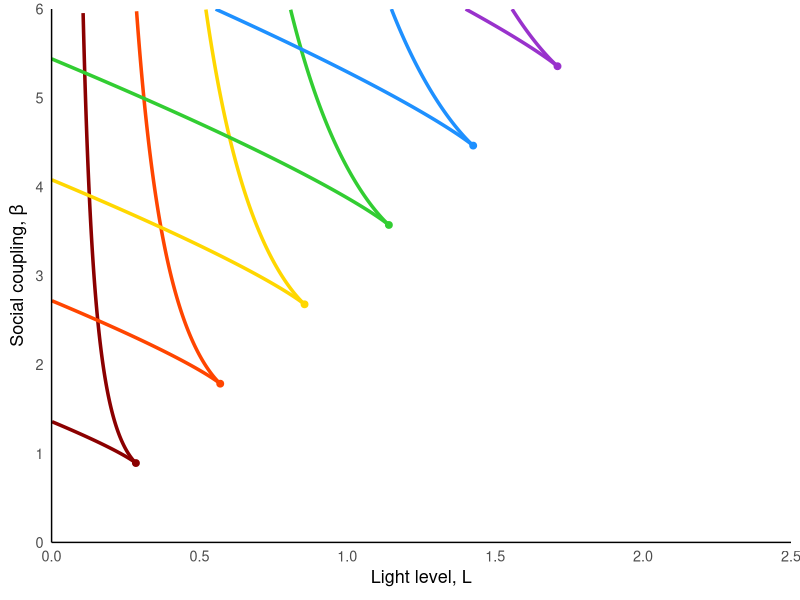
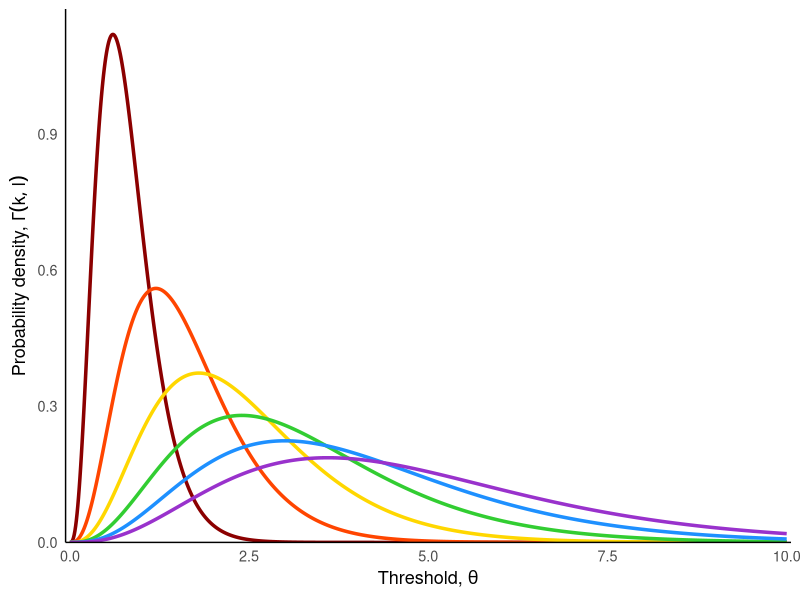
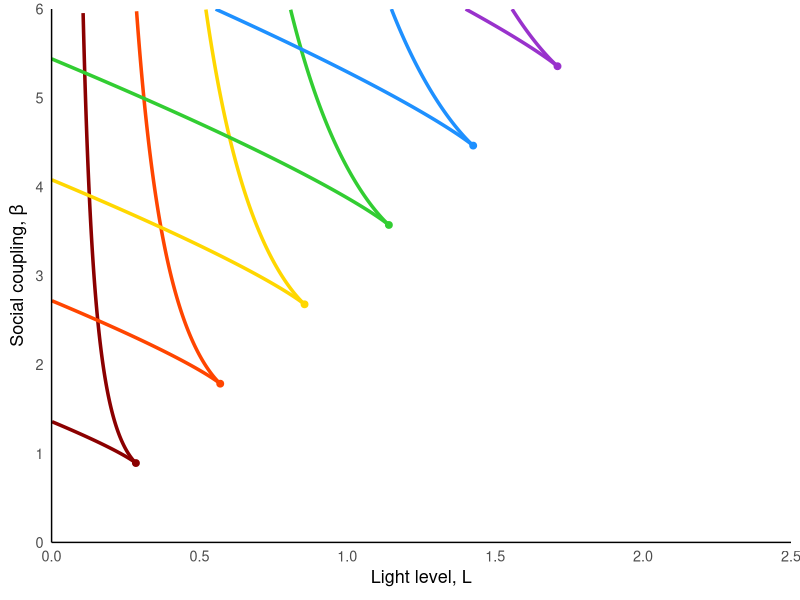
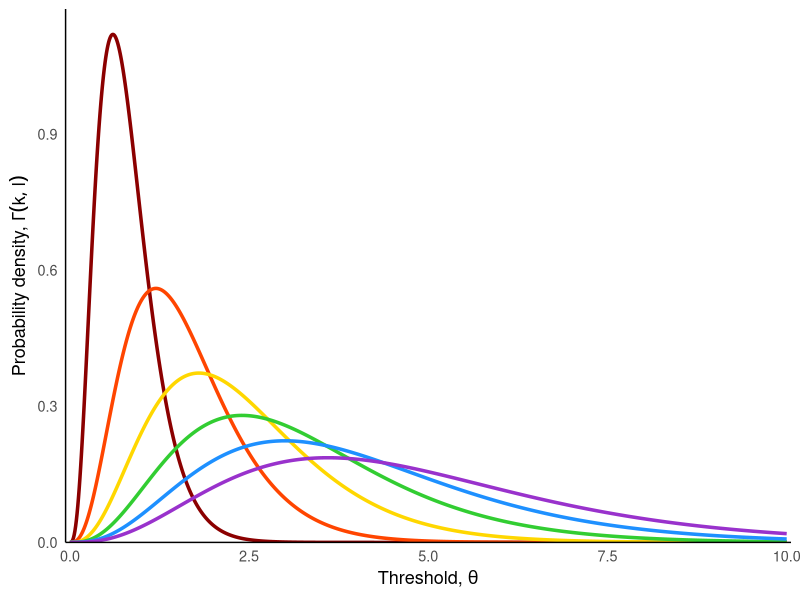

R code for these plots, in order:
library(ggplot2)
library(dplyr)

# -------------------------------
# Parameters
# -------------------------------
alpha <- 1
L_max <- 2.5
beta_max <- 6

# -------------------------------
# Function to compute fold curve branches
# -------------------------------
compute_fold_branches <- function(shape, scale, alpha = 1, L_max = 1.5, beta_max = 6) {
  
  # Local gamma PDF & CDF functions
  f_gamma_local <- function(z) dgamma(z, shape = shape, scale = scale)
  F_gamma_local <- function(z) pgamma(z, shape = shape, scale = scale)
  
  # Local fold curve functions
  beta_of_z_local <- function(z) 1 / f_gamma_local(z)
  L_of_z_local <- function(z) (z - F_gamma_local(z)/f_gamma_local(z)) / alpha
  
  # Generate fold curve
  z_vals <- seq(0.05, 10, length.out = 8000)
  curve <- data.frame(
    z = z_vals,
    L = L_of_z_local(z_vals),
    beta = beta_of_z_local(z_vals)
  ) |> filter(L >= 0, L <= L_max, beta >= 0, beta <= beta_max)
  
  # Split at cusp
  z_c <- (shape - 1) * scale
  lower_branch <- curve |> filter(z <= z_c) |> arrange(L)
  upper_branch <- curve |> filter(z >= z_c) |> arrange(desc(L))
  
  # Return list with branches and cusp info
  list(
    lower_branch = lower_branch,
    upper_branch = upper_branch,
    z_cusp = z_c,
    L_cusp = L_of_z_local(z_c),
    beta_cusp = beta_of_z_local(z_c)
  )
}

# -------------------------------
# Gamma PDF & CDF
# -------------------------------
f_gamma <- function(z) dgamma(z, shape = shape, scale = scale)
F_gamma <- function(z) pgamma(z, shape = shape, scale = scale)

# -------------------------------
# Fold curve
# -------------------------------
beta_of_z <- function(z) 1 / f_gamma(z)
L_of_z <- function(z) (z - F_gamma(z)/f_gamma(z)) / alpha

# Compute branches using the function
branches1 <- compute_fold_branches(4, 0.2, alpha, L_max, beta_max)
lower_branch1 <- branches1$lower_branch
upper_branch1 <- branches1$upper_branch
L_cusp1 <- branches1$L_cusp
beta_cusp1 <- branches1$beta_cusp

# Compute branches using the function
branches2 <- compute_fold_branches(4, 0.4, alpha, L_max, beta_max)
lower_branch2 <- branches2$lower_branch
upper_branch2 <- branches2$upper_branch
L_cusp2 <- branches2$L_cusp
beta_cusp2 <- branches2$beta_cusp

# Compute branches using the function
branches3 <- compute_fold_branches(4, 0.6, alpha, L_max, beta_max)
lower_branch3 <- branches3$lower_branch
upper_branch3 <- branches3$upper_branch
L_cusp3 <- branches3$L_cusp
beta_cusp3 <- branches3$beta_cusp

# Compute branches using the function
branches4 <- compute_fold_branches(4, 0.8, alpha, L_max, beta_max)
lower_branch4 <- branches4$lower_branch
upper_branch4 <- branches4$upper_branch
L_cusp4 <- branches4$L_cusp
beta_cusp4 <- branches4$beta_cusp

# Compute branches using the function
branches5 <- compute_fold_branches(4, 1, alpha, L_max, beta_max)
lower_branch5 <- branches5$lower_branch
upper_branch5 <- branches5$upper_branch
L_cusp5 <- branches5$L_cusp
beta_cusp5 <- branches5$beta_cusp

# Compute branches using the function
branches6 <- compute_fold_branches(4, 1.2, alpha, L_max, beta_max)
lower_branch6 <- branches6$lower_branch
upper_branch6 <- branches6$upper_branch
L_cusp6 <- branches6$L_cusp
beta_cusp6 <- branches6$beta_cusp

# -------------------------------
# Plot
# -------------------------------
# Define rainbow color palette (red to violet, darkest to lightest)
rainbow_colors <- c("#8B0000", "#FF4500", "#FFD700", "#32CD32", "#1E90FF", "#9932CC")

ggplot() +
  
  # fold curves with different rainbow shades
  geom_path(data = lower_branch1, aes(L, beta), colour = rainbow_colors[1], linewidth = 1.2) +  # Dark red
  geom_path(data = upper_branch1, aes(L, beta), colour = rainbow_colors[1], linewidth = 1.2) +
  geom_path(data = lower_branch2, aes(L, beta), colour = rainbow_colors[2], linewidth = 1.2) +  # Orange red
  geom_path(data = upper_branch2, aes(L, beta), colour = rainbow_colors[2], linewidth = 1.2) +
  geom_path(data = lower_branch3, aes(L, beta), colour = rainbow_colors[3], linewidth = 1.2) +  # Gold
  geom_path(data = upper_branch3, aes(L, beta), colour = rainbow_colors[3], linewidth = 1.2) +
  geom_path(data = lower_branch4, aes(L, beta), colour = rainbow_colors[4], linewidth = 1.2) +  # Lime green
  geom_path(data = upper_branch4, aes(L, beta), colour = rainbow_colors[4], linewidth = 1.2) +
  geom_path(data = lower_branch5, aes(L, beta), colour = rainbow_colors[5], linewidth = 1.2) +  # Dodger blue
  geom_path(data = upper_branch5, aes(L, beta), colour = rainbow_colors[5], linewidth = 1.2) +
  geom_path(data = lower_branch6, aes(L, beta), colour = rainbow_colors[6], linewidth = 1.2) +  # Dark orchid
  geom_path(data = upper_branch6, aes(L, beta), colour = rainbow_colors[6], linewidth = 1.2) +
  
  # cusp points with matching rainbow shades
  geom_point(aes(x = L_cusp1, y = beta_cusp1), colour = rainbow_colors[1], size = 2) +
  geom_point(aes(x = L_cusp2, y = beta_cusp2), colour = rainbow_colors[2], size = 2) +
  geom_point(aes(x = L_cusp3, y = beta_cusp3), colour = rainbow_colors[3], size = 2) +
  geom_point(aes(x = L_cusp4, y = beta_cusp4), colour = rainbow_colors[4], size = 2) +
  geom_point(aes(x = L_cusp5, y = beta_cusp5), colour = rainbow_colors[5], size = 2) +
  geom_point(aes(x = L_cusp6, y = beta_cusp6), colour = rainbow_colors[6], size = 2) +
  
  
  # # labels on cusp points
  # geom_text(aes(x = L_cusp1-0.05, y = beta_cusp1-0.2), 
  #          label = "atop(italic(k)==4.0, italic(l)==0.8)",
  #          colour = "black", size = 3, hjust = 0, parse = TRUE) +
  # geom_text(aes(x = L_cusp2-0.05, y = beta_cusp2-0.2), 
  #          label = "atop(italic(k)==1.5, italic(l)==2.1)", 
  #          colour = "black", size = 3, hjust = 0, parse = TRUE) +
  # geom_text(aes(x = L_cusp3-0.05, y = beta_cusp3-0.2), 
  #          label = "atop(italic(k)==2.0, italic(l)==1.6)", 
  #          colour = "black", size = 3, hjust = 0, parse = TRUE) +
  # geom_text(aes(x = L_cusp4-0.05, y = beta_cusp4-0.2), 
  #          label = "atop(italic(k)==8.0, italic(l)==0.4)", 
  #          colour = "black", size = 3, hjust = 0, parse = TRUE) +
  # geom_text(aes(x = L_cusp5-0.05, y = beta_cusp5-0.2), 
  #          label = "atop(italic(k)==16, italic(l)==0.2)", 
  #          colour = "black", size = 3, hjust = 0, parse = TRUE) +
  # geom_text(aes(x = L_cusp6-0.05, y = beta_cusp6-0.2), 
  #          label = "atop(italic(k)==1.2, italic(l)==2.7)", 
  #          colour = "black", size = 3, hjust = 0, parse = TRUE) +
  # axes
  coord_cartesian(xlim = c(0, L_max), ylim = c(0, beta_max)) +
  scale_x_continuous(expand = c(0, 0)) +
  scale_y_continuous(expand = c(0, 0)) +
  labs(x = expression("Light level, " * L), y = expression("Social coupling, " * beta)) +
  theme_minimal(base_size = 13) +
  theme(
    panel.grid.major = element_blank(),
    panel.grid.minor = element_blank(),
    axis.line = element_line(color = "black", size = 0.5
  ))


ggsave("Vary parameters/analytic_number_of_fps_vary_params_scale.pdf", width = 7, height = 7)

# -------------------------------
# Plot underlying gamma distributions
# -------------------------------

# Create data for plotting gamma PDFs
z_range <- seq(0, 10, length.out = 1000)

# Generate gamma PDF data for each parameter set
gamma_data <- data.frame(
  z = rep(z_range, 6),
  density = c(
    dgamma(z_range, shape = 4, scale = 0.2),      # branches1
    dgamma(z_range, shape = 4, scale = 0.4),  # branches2  
    dgamma(z_range, shape = 4, scale = 0.6),      # branches3
    dgamma(z_range, shape = 4, scale = 0.8),      # branches4
    dgamma(z_range, shape = 4, scale = 1),    # branches5
    dgamma(z_range, shape = 4, scale = 1.2)   # branches6
  ),
  group = rep(c("k=4.0, θ=0.2", "k=4.0, θ=0.4", "k=4.0, θ=0.6", 
                "k=4.0, θ=0.8", "k=4.0, θ=1.0", "k=4.0, θ=1.2"), each = length(z_range)),
  color_index = rep(c(1, 2, 3, 4, 5, 6), each = length(z_range))
)

# Create data for gamma distribution labels
gamma_labels <- data.frame(
  x = c(max(0, (4-1)*0.2) + 0.3,
        max(0, (4-1)*0.4) + 0.3,
        max(0, (4-1)*0.6) + 0.3,
        max(0, (4-1)*0.8) + 0.3,
        max(0, (4-1)*1.0) + 0.3,
        max(0, (4-1)*1.2) + 0.3),
  y = c(dgamma(max(0.01, (4-1)*0.2), shape = 4, scale = 0.2) + 0.05,
        dgamma(max(0.01, (4-1)*0.4), shape = 4, scale = 0.4) + 0.05,
        dgamma(max(0.01, (4-1)*0.6), shape = 4, scale = 0.6) + 0.05,
        dgamma(max(0.01, (4-1)*0.8), shape = 4, scale = 0.8) + 0.05,
        dgamma(max(0.01, (4-1)*1.0), shape = 4, scale = 1.0) + 0.05,
        dgamma(max(0.01, (4-1)*1.2), shape = 4, scale = 1.2) + 0.05),
  label = c("atop(italic(k)==4.0, theta==0.2)",
            "atop(italic(k)==4.0, theta==0.4)",
            "atop(italic(k)==4.0, theta==0.6)",
            "atop(italic(k)==4.0, theta==0.8)",
            "atop(italic(k)==4.0, theta==1.0)",
            "atop(italic(k)==4.0, theta==1.2)"),
  color = rainbow_colors
)

# Create the gamma distribution plot
p_gamma <- ggplot(gamma_data, aes(x = z, y = density, color = factor(color_index))) +
  geom_line(linewidth = 1.2) +
  scale_color_manual(values = setNames(rainbow_colors, as.character(1:6))) +
  
  # Add labels at the mode (maximum) of each distribution using geom_text with parsing
  # geom_text(data = gamma_labels, aes(x = x, y = y, label = label), 
  #           color = gamma_labels$color, size = 3, hjust = 0, parse = TRUE, inherit.aes = FALSE) +
  
  labs(x = expression("Threshold, " * theta), 
       y = expression("Probability density, " * Gamma(k, l))) +
  theme_minimal(base_size = 13) +
  theme(
    panel.grid.major = element_blank(),
    panel.grid.minor = element_blank(),
    axis.line = element_line(color = "black", size = 0.5),
    legend.position = "none"
  ) +
  coord_cartesian(xlim = c(0, 10), ylim = c(0, max(gamma_data$density) * 1.05))+
  scale_x_continuous(expand = c(0, 0.06)) +
  scale_y_continuous(expand = c(0, 0))

print(p_gamma)
ggsave("Vary parameters/gamma_distributions_vary_params_scale.pdf", plot = p_gamma, width = 7, height = 7)
